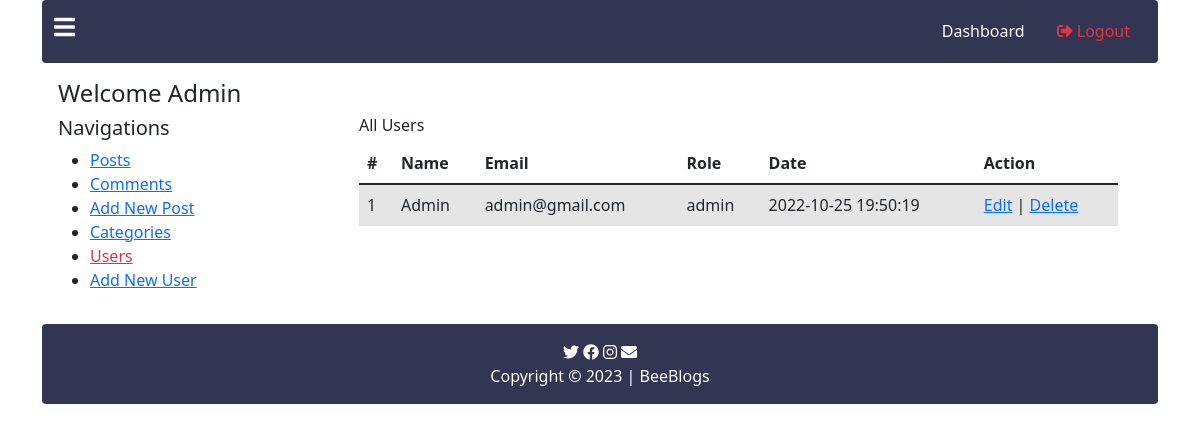
The app's page /users.php (signed in) with its own data.
### tables this page shows
CREATE TABLE `users` (
  `id` int(11) NOT NULL,
  `name` varchar(1000) DEFAULT NULL,
  `email` varchar(1000) DEFAULT NULL,
  `password` varchar(1000) DEFAULT NULL,
  `role` varchar(1000) DEFAULT 'user',
  `timestamp` timestamp NOT NULL DEFAULT current_timestamp()
);

### users.php (the view, shortened to what this page needs)
<?php
 require "inc/header.php"; ?>
 <div class="container">
 <?php
 require './pages/header-home.php';
 include 'inc/process.php'; ?>
 <div class="container p-3">
     <div class="row">
         <div class="col-12">
             <div class="row">
                 <div class="col-6">
                     <h4>Welcome <?php  echo $_SESSION["user"]["name"]; ?></h4>
                 </div>
             </div>
         </div>
         <div class="col-3">
             <h5>Navigations</h5>
             <ul>
                 <li>
                     <a href="post.php">Posts</a>
                 </li>
                 <li>
                     <a href="comments.php">Comments</a>
                 </li>
                 <li>
                     <a href="new-post.php">Add New Post</a>
                 </li>
                 <li>
                     <a href="category.php">Categories</a>
                 </li>
                 <li>
                     <a href="users.php" class="text-danger">Users</a>
                 </li>
                 <li>
                     <a href="new-user.php">Add New User</a>
                 </li>
             </ul>
         </div>
         <div class="col-9">
         <div class="container">
            <h6>All Users</h6>
                <table class="table">
                <thead>
                    <tr>
                    <th scope="col">#</th>
                    <th scope="col">Name</th>
                    <th scope="col">Email</th>
                    <th scope="col">Role</th>
                    <th scope="col">Date</th>
                    <th scope="col">Action</th>
                    </tr>
                </thead>
                <tbody>
                    <?php
                    $sql = "SELECT * FROM users ORDER BY id DESC";
                    $query = mysqli_query($connection,$sql);
                    $counter = 1;
                    while($result = mysqli_fetch_assoc($query)){
                        ?>
                        <tr class="table-active">
                        <td scope="row"><?php echo $counter;?></td>
                        <td scope="row">
                            <?php echo $result["name"]; ?>
                        </td>
                            <td><?php echo $result["email"]; ?></td>
                            <td><?php echo $result["role"]; ?> </td>
                            <td><?php echo $result["timestamp"]; ?></td>
                            <td>
                            <a href="edit-user.php? edit_user_id=<?php echo $result["id"] ?>">Edit</a>
                             |
                            <a href="?delete_user=<?php echo $result["id"]; ?>">
                            Delete</a>
                            </td>
                        </tr>
                        <?php
                        $counter++;
                    }
                    ?>
                </tbody>
                </table>
                </div>
         </div>
     </div>
 </div>
<?php
require './pages/footer-home.php'; ?>
 </div>
 <?php
  require "inc/footer.php";  ?>

### records on screen
users: name "Admin", email "admin@gmail.com", role "admin", timestamp "2022-10-25 19:50:19"

### other values on screen
$_SESSION["user"]["name"] "Admin"
